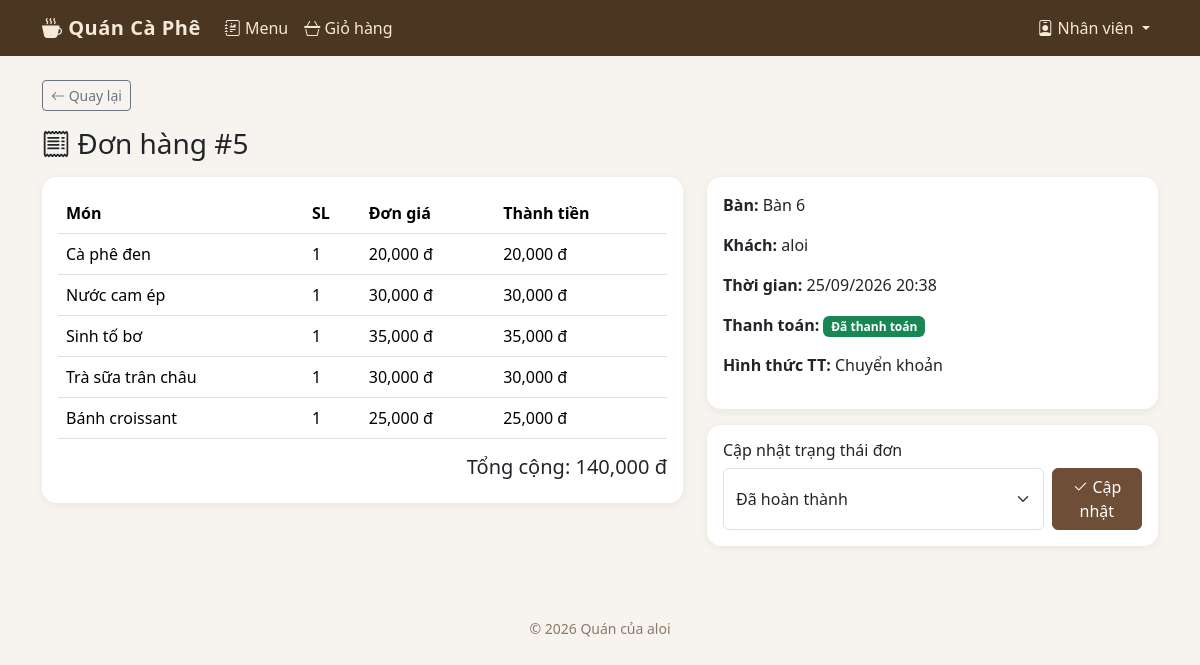
Screenshot of /staff/orders/5 (signed in) with the database file from the repository.
### tables this page shows
CREATE TABLE don_hang (
    id INTEGER PRIMARY KEY AUTOINCREMENT,
    ban_id INTEGER,
    ten_khach TEXT DEFAULT '',
    thoi_gian TEXT NOT NULL,
    trang_thai TEXT NOT NULL DEFAULT 'Chờ xác nhận', -- Chờ xác nhận/Đang chuẩn bị/Đã hoàn thành/Đã hủy
    da_thanh_toan INTEGER NOT NULL DEFAULT 0,
    tong_tien INTEGER NOT NULL DEFAULT 0, phuong_thuc_tt TEXT DEFAULT NULL,
    FOREIGN KEY (ban_id) REFERENCES ban(id)
);

CREATE TABLE chi_tiet_don (
    id INTEGER PRIMARY KEY AUTOINCREMENT,
    don_hang_id INTEGER NOT NULL,
    mon_an_id INTEGER,
    ten_mon TEXT NOT NULL,
    gia INTEGER NOT NULL,
    so_luong INTEGER NOT NULL,
    FOREIGN KEY (don_hang_id) REFERENCES don_hang(id),
    FOREIGN KEY (mon_an_id) REFERENCES mon_an(id)
);

CREATE TABLE ban (
    id INTEGER PRIMARY KEY AUTOINCREMENT,
    so_ban TEXT NOT NULL,
    trang_thai TEXT NOT NULL DEFAULT 'Trống'  -- 'Trống' hoặc 'Có khách'
);

### app.py (the view)
@app.route('/staff/orders/<int:don_id>')
@staff_required
def staff_order_detail(don_id):
    don = db.query('''SELECT don_hang.*, ban.so_ban FROM don_hang
                       LEFT JOIN ban ON don_hang.ban_id = ban.id
                       WHERE don_hang.id = ?''', (don_id,), one=True)
    if not don:
        flash('Không tìm thấy đơn hàng.', 'error')
        return redirect(url_for('staff_orders'))
    chi_tiet = db.query('SELECT * FROM chi_tiet_don WHERE don_hang_id = ?', (don_id,))
    return render_template('staff/order_detail.html', don=don, chi_tiet=chi_tiet, trang_thai_list=TRANG_THAI_DON)

### app.py (called while the page is built)
def staff_required(f):
    @wraps(f)
    def decorated_function(*args, **kwargs):
        if not session.get('staff_logged_in'):
            flash('Vui lòng đăng nhập tài khoản nhân viên.', 'error')
            return redirect(url_for('staff_login'))
        return f(*args, **kwargs)
    return decorated_function

@app.before_request
def ensure_cart():
    session.setdefault('cart', [])

@app.context_processor
def inject_current_table():
    ban_id = session.get('ban_id')
    ban_hien_tai = None
    if ban_id:
        ban_hien_tai = db.query('SELECT * FROM ban WHERE id = ?', (ban_id,), one=True)
        if not ban_hien_tai:
            session.pop('ban_id', None)
    return {'ban_hien_tai': ban_hien_tai}

### database.py (called while the page is built)
def get_connection():
    conn = sqlite3.connect(DB_PATH, timeout=10)
    conn.row_factory = sqlite3.Row
    conn.execute('PRAGMA foreign_keys = ON')
    conn.execute('PRAGMA busy_timeout = 10000')
    conn.execute('PRAGMA journal_mode = WAL')
    return conn

def query(sql, args=(), one=False):
    conn = get_connection()
    cur = conn.execute(sql, args)
    rows = cur.fetchall()
    conn.close()
    if one:
        return rows[0] if rows else None
    return rows

### templates/staff/order_detail.html (shortened to what this page needs)
{% extends 'base.html' %}
{% block content %}
<a href="{{ url_for('staff_orders') }}" class="btn btn-sm btn-outline-secondary mb-3"><i class="bi bi-arrow-left"></i> Quay lại</a>
<h3 class="mb-3"><i class="bi bi-receipt"></i> Đơn hàng #{{ don.id }}</h3>
<div class="row g-4">
  <div class="col-md-7">
    <div class="cafe-card bg-white p-3">
      <table class="table">
        <thead><tr><th>Món</th><th>SL</th><th>Đơn giá</th><th>Thành tiền</th></tr></thead>
        <tbody>
          {% for item in chi_tiet %}
          <tr><td>{{ item.ten_mon }}</td><td>{{ item.so_luong }}</td><td>{{ '{:,}'.format(item.gia) }} đ</td><td>{{ '{:,}'.format(item.gia*item.so_luong) }} đ</td></tr>
          {% endfor %}
        </tbody>
      </table>
      <h5 class="text-end">Tổng cộng: {{ '{:,}'.format(don.tong_tien) }} đ</h5>
    </div>
  </div>
  <div class="col-md-5">
    <div class="cafe-card bg-white p-3 mb-3">
      <p><strong>Bàn:</strong> {{ don.so_ban or 'Mang đi' }}</p>
      <p><strong>Khách:</strong> {{ don.ten_khach or '-' }}</p>
      <p><strong>Thời gian:</strong> {{ don.thoi_gian }}</p>
      <p><strong>Thanh toán:</strong>
        {% if don.da_thanh_toan %}<span class="badge text-bg-success">Đã thanh toán</span>{% else %}<span class="badge text-bg-danger">Chưa thanh toán</span>{% endif %}
      </p>
      <p><strong>Hình thức TT:</strong>
        {% if don.phuong_thuc_tt %}{{ don.phuong_thuc_tt }}{% else %}<span class="text-muted">Chưa chọn</span>{% endif %}
      </p>
    </div>
    <div class="cafe-card bg-white p-3">
      <h6>Cập nhật trạng thái đơn</h6>
      <form method="post" action="{{ url_for('staff_order_status', don_id=don.id) }}" class="d-flex gap-2">
        <select name="trang_thai" class="form-select">
          {% for st in trang_thai_list %}
          <option value="{{ st }}" {% if don.trang_thai==st %}selected{% endif %}>{{ st }}</option>
          {% endfor %}
        </select>
        <button class="btn btn-cafe"><i class="bi bi-check2"></i> Cập nhật</button>
      </form>
    </div>
  </div>
</div>
{% endblock %}

### templates/base.html (style rules this page uses)
body { background-color: #f7f3ee; }
.cafe-card { border: none; border-radius: .9rem; box-shadow: 0 2px 10px rgba(0, 0, 0, .06); transition: transform .15s ease; }
.btn-cafe { background-color: #6f4e37; border-color: #6f4e37; color: #fff; }

### rows the page displays
don_hang: id "5", tong_tien "140,000", ten_khach "aloi", thoi_gian "25/09/2026 20:38", phuong_thuc_tt "Chuyển khoản", trang_thai "Đã hoàn thành"
chi_tiet_don: ten_mon "Cà phê đen", so_luong "1", gia "20,000", item.gia*item.so_luong "20,000"
chi_tiet_don: ten_mon "Nước cam ép", so_luong "1", gia "30,000", item.gia*item.so_luong "30,000"
chi_tiet_don: ten_mon "Sinh tố bơ", so_luong "1", gia "35,000", item.gia*item.so_luong "35,000"
chi_tiet_don: ten_mon "Trà sữa trân châu", so_luong "1", gia "30,000", item.gia*item.so_luong "30,000"
chi_tiet_don: ten_mon "Bánh croissant", so_luong "1", gia "25,000", item.gia*item.so_luong "25,000"
ban: so_ban "Bàn 6"

### other values shown
{{ 2026 }} "2026"
